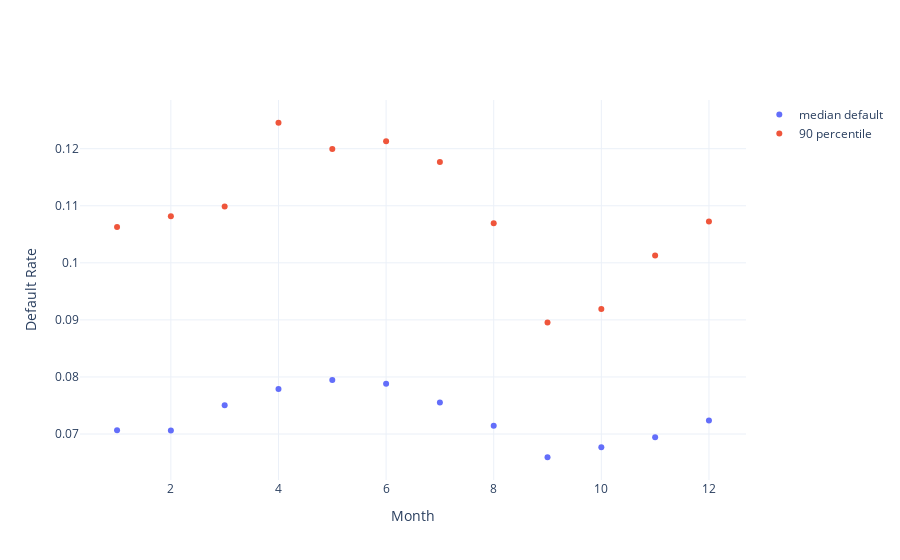

Notebook code for this chart:
### Code cell
medians=[]
quantile90=[]
for c in default_stats:
    medians.append(default_stats[c][0])
    quantile90.append(default_stats[c][1])
    
medians = pd.Series(medians, index=np.arange(1, len(medians)+1))
#params1, covs1 = curve_fit(reg, xdata=medians.index, ydata=medians)

quantile90 = pd.Series(quantile90, index=np.arange(1, len(medians)+1))
#params2, covs2 = curve_fit(reg, xdata=quantile90.index, ydata=quantile90)
    
fig = go.Figure([
    go.Scatter(name='median default', x=medians.index, y=medians, mode='markers'),
    #go.Scatter(name='median-fit', x=np.arange(1,36), y=reg(np.arange(1,36), params1[0], params1[1])),
    go.Scatter(name='90 percentile', x=quantile90.index, y=quantile90, mode='markers')
    #go.Scatter(name='90 percentile-fit', x=np.arange(1,36), y=reg(np.arange(1,36), params2[0], params2[1]))
])

fig.update_layout(xaxis=dict(title='Month'), yaxis=dict(title='Default Rate'))
fig.show()

### Figure 1 — Plotly figure (JSON) as saved in the notebook; plotly's stock layout.template omitted (floating-point values rounded to 4 significant figures)
{"data": [{"mode": "markers", "name": "median default", "type": "scatter", "x": [1, 2, 3, 4, 5, 6, 7, 8, 9, 10, 11, 12], "y": [0.07065, 0.07063, 0.07503, 0.07789, 0.07947, 0.07879, 0.07553, 0.07144, 0.06593, 0.06768, 0.06943, 0.07236]}, {"mode": "markers", "name": "90 percentile", "type": "scatter", "x": [1, 2, 3, 4, 5, 6, 7, 8, 9, 10, 11, 12], "y": [0.1063, 0.1082, 0.1099, 0.1245, 0.1199, 0.1213, 0.1177, 0.1069, 0.08956, 0.09193, 0.1013, 0.1072]}], "layout": {"xaxis": {"title": {"text": "Month"}}, "yaxis": {"title": {"text": "Default Rate"}}}}
